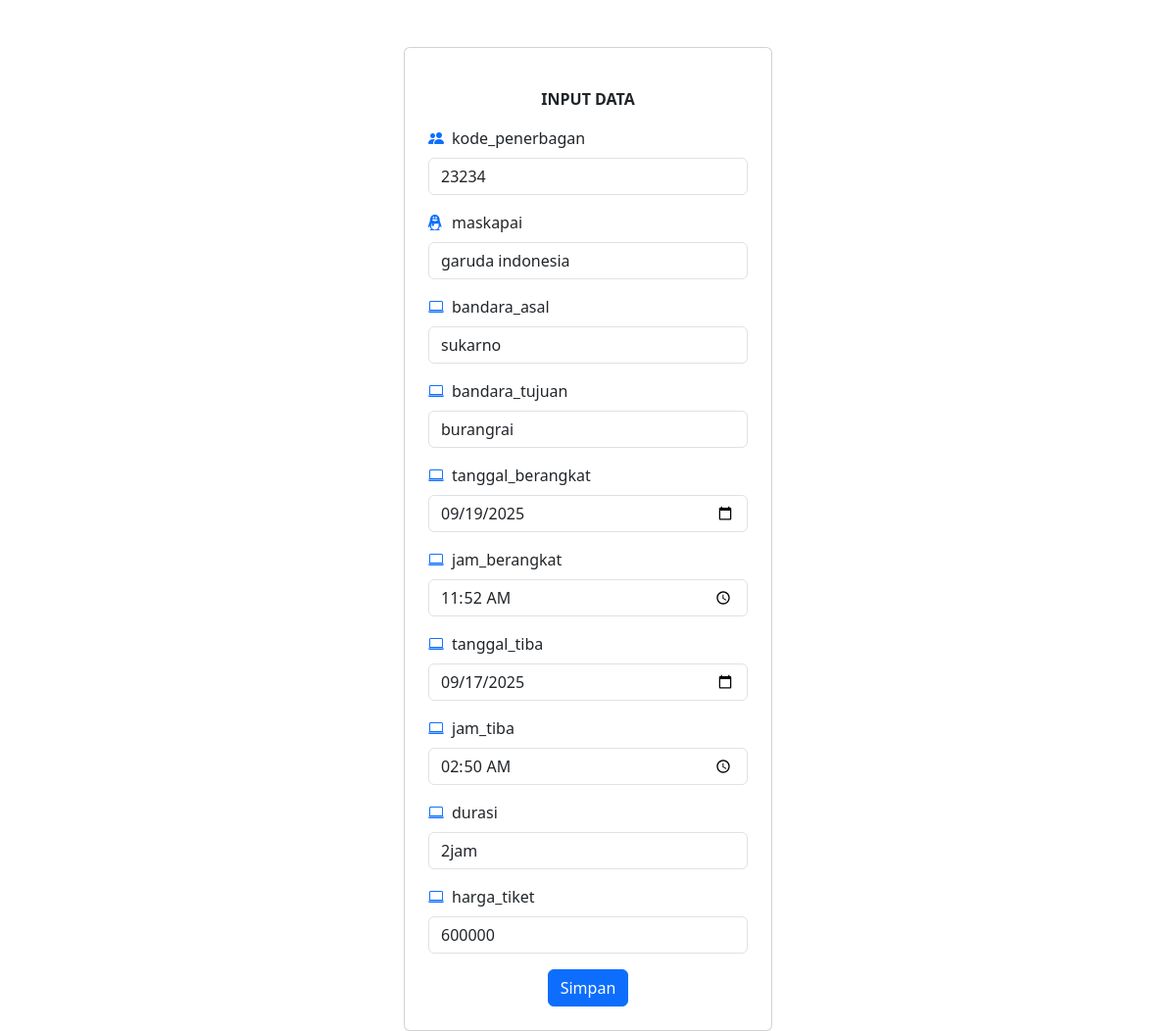
The page /admin/update.php?id=2 on the database as committed earlier.
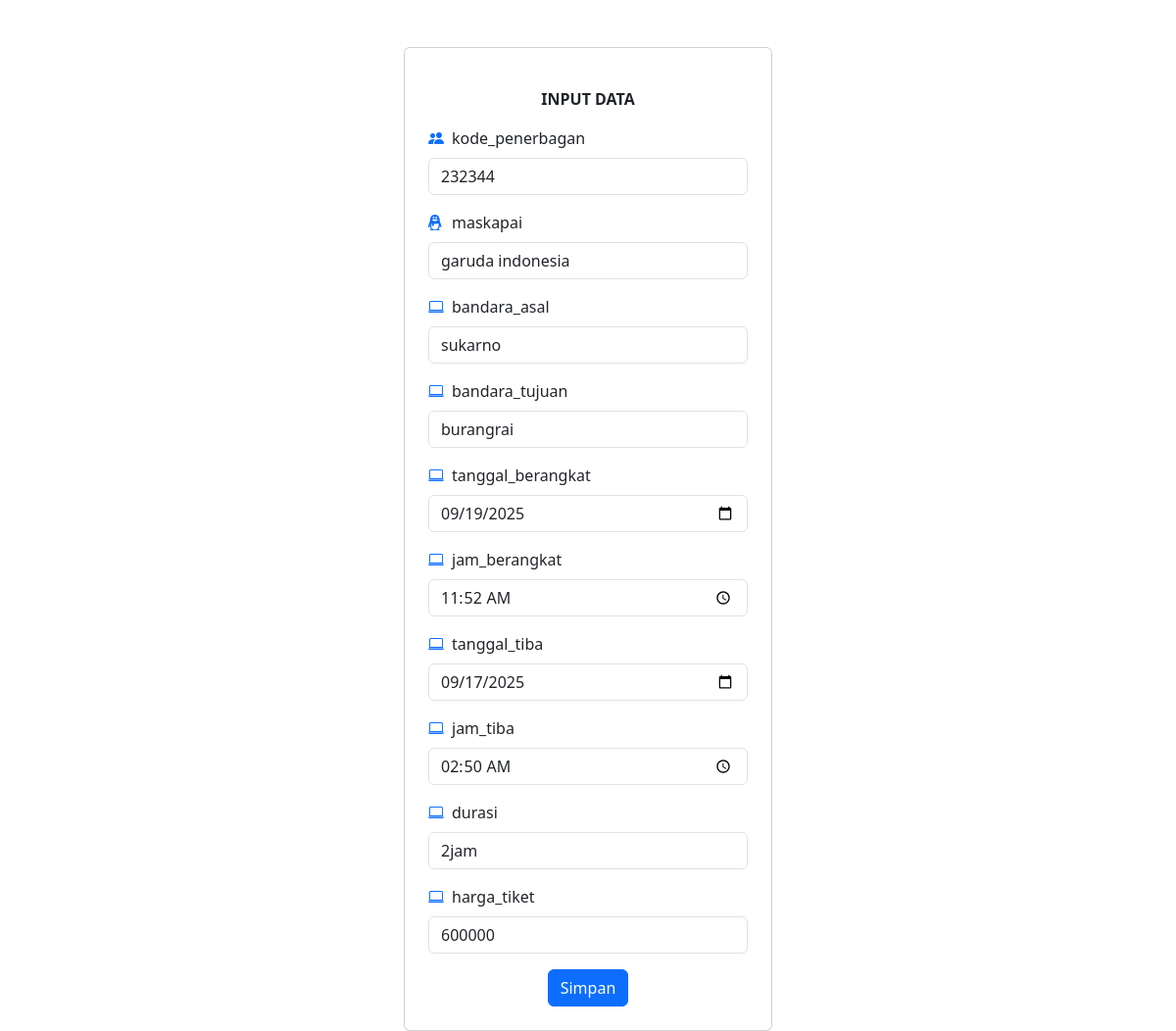
The same page on the database as committed later.
### tables this page shows
CREATE TABLE `penerbagan` (
  `id` int NOT NULL,
  `kode_penerbagan` int NOT NULL,
  `maskapai` varchar(100) NOT NULL,
  `bandara_asal` varchar(50) NOT NULL,
  `bandara_tujuan` varchar(50) NOT NULL,
  `tanggal_berangkat` date NOT NULL,
  `jam_berangkat` time NOT NULL,
  `tanggal_tiba` date NOT NULL,
  `jam_tiba` time NOT NULL,
  `durasi` varchar(50) NOT NULL,
  `harga_tiket` varchar(100) NOT NULL,
  `gambar` varchar(50) NOT NULL
);

### admin/update.php (the view, shortened to what this page needs)
<?php
include "boot.php";
include "../koneksi.php";
$id = $_GET['id'];
$tampil = $mysql->query("select*from penerbagan where id='$id'");
$data = $tampil->fetch_array();
?>
<div class="container col-4 mt-5">
  <div class="card p-4">
    <div class="card-body ">
      <form action="" method="post">
        <div class="text-center">
          <label for=""><b>INPUT DATA</b></label>
        </div>
         </div>
        <div class="mb-3">
          <label for="exampleInputEmail1" class="form-label"><i class="bi bi-people-fill text-primary me-2"></i>kode_penerbagan</label>
          <input type="text" class="form-control" id="exampleInputEmail1" aria-describedby="emailHelp" value="<?= $data["kode_penerbagan"] ?>" name="kode_penerbagan" required>
        </div>
        <div class="mb-3">
          <label for="exampleInputEmail1" class="form-label"><i class="bi bi-tencent-qq text-primary me-2"></i>maskapai</label>
          <input type="text" class="form-control" id="exampleInputEmail1" aria-describedby="emailHelp" value="<?= $data["maskapai"] ?>" name="maskapai" required>
        </div>
        <div class="mb-3">
          <label for="exampleInputEmail1" class="form-label"><i class="bi bi-laptop text-primary me-2"></i>bandara_asal</label>
          <input type="text" class="form-control" id="exampleInputEmail1" aria-describedby="emailHelp" value="<?= $data["bandara_asal"] ?>" name="bandara_asal" required>
        </div>
        <div class="mb-3">
          <label for="exampleInputEmail1" class="form-label"><i class="bi bi-laptop text-primary me-2"></i>bandara_tujuan</label>
          <input type="text" class="form-control" id="exampleInputEmail1" aria-describedby="emailHelp" value="<?= $data["bandara_tujuan"] ?>" name="bandara_tujuan" required>
        </div>
        <div class="mb-3">
          <label for="exampleInputEmail1" class="form-label"><i class="bi bi-laptop text-primary me-2"></i>tanggal_berangkat</label>
          <input type="date" class="form-control" id="exampleInputEmail1" aria-describedby="emailHelp" value="<?= $data["tanggal_berangkat"] ?>" name="tanggal_berangkat" required>
        </div>
        <div class="mb-3">
          <label for="exampleInputEmail1" class="form-label"><i class="bi bi-laptop text-primary me-2"></i>jam_berangkat</label>
          <input type="time" class="form-control" id="exampleInputEmail1" aria-describedby="emailHelp" value="<?= $data["jam_berangkat"] ?>" name="jam_berangkat" required>
        </div>
        <div class="mb-3">
          <label for="exampleInputEmail1" class="form-label"><i class="bi bi-laptop text-primary me-2"></i>tanggal_tiba</label>
          <input type="date" class="form-control" id="exampleInputEmail1" aria-describedby="emailHelp" value="<?= $data["tanggal_tiba"] ?>" name="tanggal_tiba" required>
        </div>
        <div class="mb-3">
          <label for="exampleInputEmail1" class="form-label"><i class="bi bi-laptop text-primary me-2"></i>jam_tiba</label>
          <input type="time" class="form-control" id="exampleInputEmail1" aria-describedby="emailHelp" value="<?= $data["jam_tiba"] ?>" name="jam_tiba" required>
        </div>
        <div class="mb-3">
          <label for="exampleInputEmail1" class="form-label"><i class="bi bi-laptop text-primary me-2"></i>durasi</label>
          <input type="text" class="form-control" id="exampleInputEmail1" aria-describedby="emailHelp" value="<?= $data["durasi"] ?>" name="durasi" required>
        </div>
        <div class="mb-3">
          <label for="exampleInputEmail1" class="form-label"><i class="bi bi-laptop text-primary me-2"></i>harga_tiket</label>
          <input type="text" class="form-control" id="exampleInputEmail1" aria-describedby="emailHelp" value="<?= $data["harga_tiket"] ?>" name="harga_tiket" required>
        </div>
        <div class="text-center">
          <button type="submit" name="simpan" class="btn btn-primary">Simpan</button>
        </div>
    </div>
  </div>

Rows that differ between the two databases and show on the page:
changed penerbagan "garuda indonesia": kode_penerbagan "23234" → "232344"
